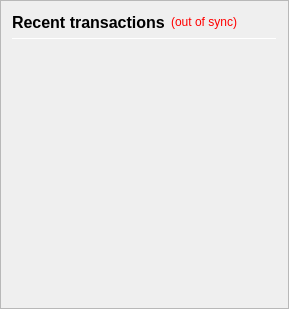
                <widget class="QFrame" name="frame_RecentTransactions">
                 <property name="minimumSize">
                  <size>
                   <width>0</width>
                   <height>0</height>
                  </size>
                 </property>
                 <property name="frameShape">
                  <enum>QFrame::StyledPanel</enum>
                 </property>
                 <property name="frameShadow">
                  <enum>QFrame::Raised</enum>
                 </property>
                 <layout class="QVBoxLayout" name="verticalLayout_1" stretch="0,0,0,0,0">
                  <item>
                   <layout class="QHBoxLayout" name="horizontalLayout_2">
                    <item>
                     <widget class="QLabel" name="label_4">
                      <property name="minimumSize">
                       <size>
                        <width>0</width>
                        <height>20</height>
                       </size>
                      </property>
                      <property name="font">
                       <font>
                        <pointsize>12</pointsize>
                        <weight>75</weight>
                        <bold>true</bold>
                       </font>
                      </property>
                      <property name="text">
                       <string>Recent transactions</string>
                      </property>
                     </widget>
                    </item>
                    <item>
                     <widget class="QLabel" name="labelTransactionsStatus">
                      <property name="cursor">
                       <cursorShape>WhatsThisCursor</cursorShape>
                      </property>
                      <property name="toolTip">
                       <string>The displayed information may be out of date. Your wallet automatically synchronizes with the RTAK network after a connection is established, but this process has not completed yet.</string>
                      </property>
                      <property name="styleSheet">
                       <string notr="true">QLabel { color: red; }</string>
                      </property>
                      <property name="text">
                       <string notr="true">(out of sync)</string>
                      </property>
                      <property name="alignment">
                       <set>Qt::AlignRight|Qt::AlignTrailing|Qt::AlignVCenter</set>
                      </property>
                     </widget>
                    </item>
                    <item>
                     <spacer name="horizontalSpacer">
                      <property name="orientation">
                       <enum>Qt::Horizontal</enum>
                      </property>
                      <property name="sizeHint" stdset="0">
                       <size>
                        <width>40</width>
                        <height>20</height>
                       </size>
                      </property>
                     </spacer>
                    </item>
                   </layout>
                  </item>
                  <item>
                   <widget class="Line" name="line">
                    <property name="minimumSize">
                     <size>
                      <width>0</width>
                      <height>1</height>
                     </size>
                    </property>
                    <property name="maximumSize">
                     <size>
                      <width>16777215</width>
                      <height>1</height>
                     </size>
                    </property>
                    <property name="orientation">
                     <enum>Qt::Horizontal</enum>
                    </property>
                   </widget>
                  </item>
                  <item>
                   <widget class="QListView" name="listTransactions">
                    <property name="sizePolicy">
                     <sizepolicy hsizetype="Expanding" vsizetype="MinimumExpanding">
                      <horstretch>0</horstretch>
                      <verstretch>0</verstretch>
                     </sizepolicy>
                    </property>
                    <property name="minimumSize">
                     <size>
                      <width>0</width>
                      <height>0</height>
                     </size>
                    </property>
                    <property name="styleSheet">
                     <string notr="true">QListView { background: transparent; }</string>
                    </property>
                    <property name="frameShape">
                     <enum>QFrame::NoFrame</enum>
                    </property>
                    <property name="verticalScrollBarPolicy">
                     <enum>Qt::ScrollBarAlwaysOff</enum>
                    </property>
                    <property name="horizontalScrollBarPolicy">
                     <enum>Qt::ScrollBarAlwaysOff</enum>
                    </property>
                    <property name="selectionMode">
                     <enum>QAbstractItemView::NoSelection</enum>
                    </property>
                   </widget>
                  </item>
                  <item>
                   <spacer name="verticalSpacer_2">
                    <property name="orientation">
                     <enum>Qt::Vertical</enum>
                    </property>
                    <property name="sizeType">
                     <enum>QSizePolicy::Expanding</enum>
                    </property>
                    <property name="sizeHint" stdset="0">
                     <size>
                      <width>20</width>
                      <height>40</height>
                     </size>
                    </property>
                   </spacer>
                  </item>
                  <item>
                   <widget class="QLabel" name="labelAlerts">
                    <property name="maximumSize">
                     <size>
                      <width>16777215</width>
                      <height>16777215</height>
                     </size>
                    </property>
                    <property name="styleSheet">
                     <string notr="true">background-color: transparent;</string>
                    </property>
                    <property name="text">
                     <string/>
                    </property>
                    <property name="wordWrap">
                     <bool>true</bool>
                    </property>
                    <property name="margin">
                     <number>3</number>
                    </property>
                   </widget>
                  </item>
                 </layout>
                </widget>
